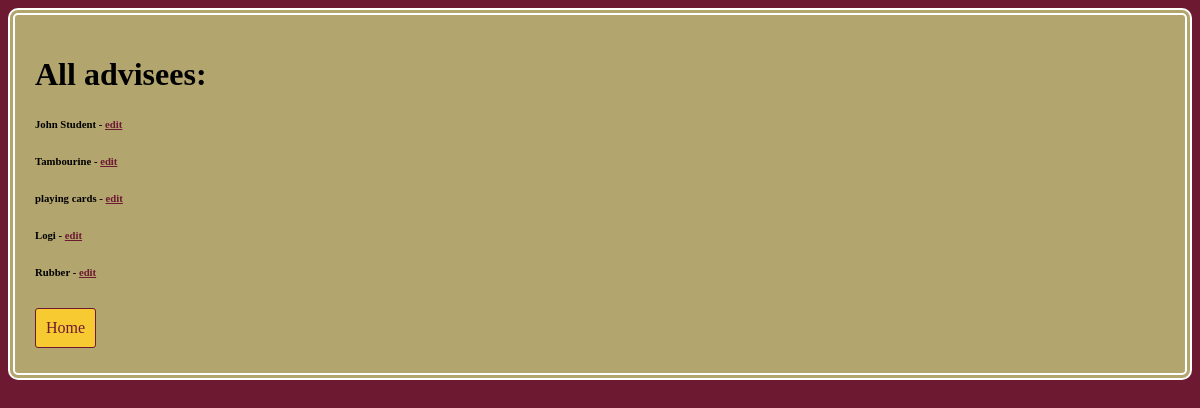
Page /advisement/advisee_list/ on the earlier database version.
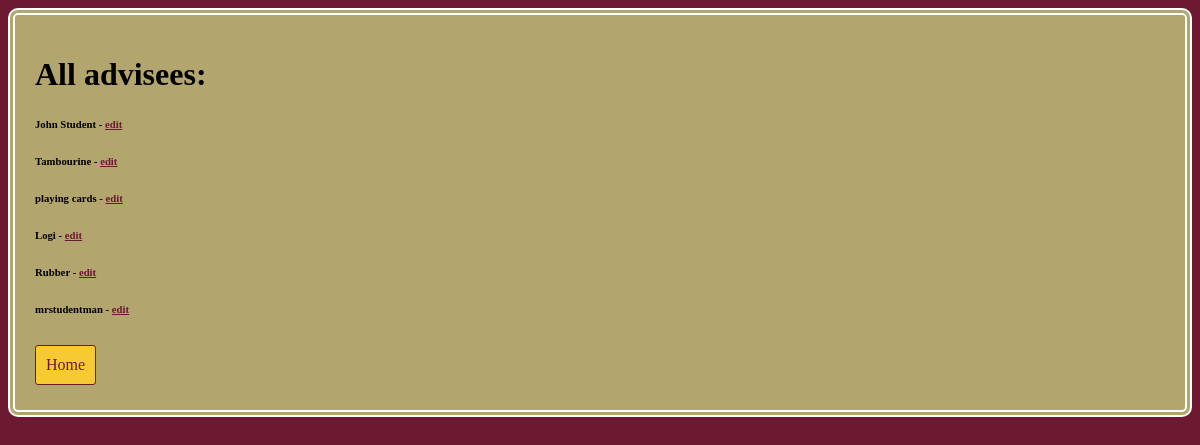
Same page on the later database version.
### advisement/models.py (models this page shows)
class Advisee(models.Model):
    name = models.CharField(max_length=200)
    id_number = models.CharField(max_length=10)
    advisors = models.ManyToManyField(Faculty)
    checksheet = models.ForeignKey(ChecksheetTemplate, on_delete=models.PROTECT)

### advisement/views.py (the view)
# urls.py: path('advisee_list/', views.advisee_list, name="advisee_list"),
def advisee_list(request):
    advisees = Advisee.objects.all()
    return render(request, "advisement/list_advisees.html", {'advisees': advisees})

### advisement/templates/advisement/list_advisees.html (shortened to what this page needs)
{% extends 'base.html' %}
{% block content %}
<h1>All advisees:</h1>
{% for advisee in advisees %}
    <div class="advisees">
        <div class="advisee">
            <h6>{{ advisee.name }} - <a href="{% url 'edit_advisee' advisee.pk %}">edit</a></h6>
        </div>
    </div>
{% endfor %}
<a href="{% url 'adv_home' %}">Home </a>
{% endblock %}

Differences in the rows shown:
added Advisee: name "mrstudentman"
